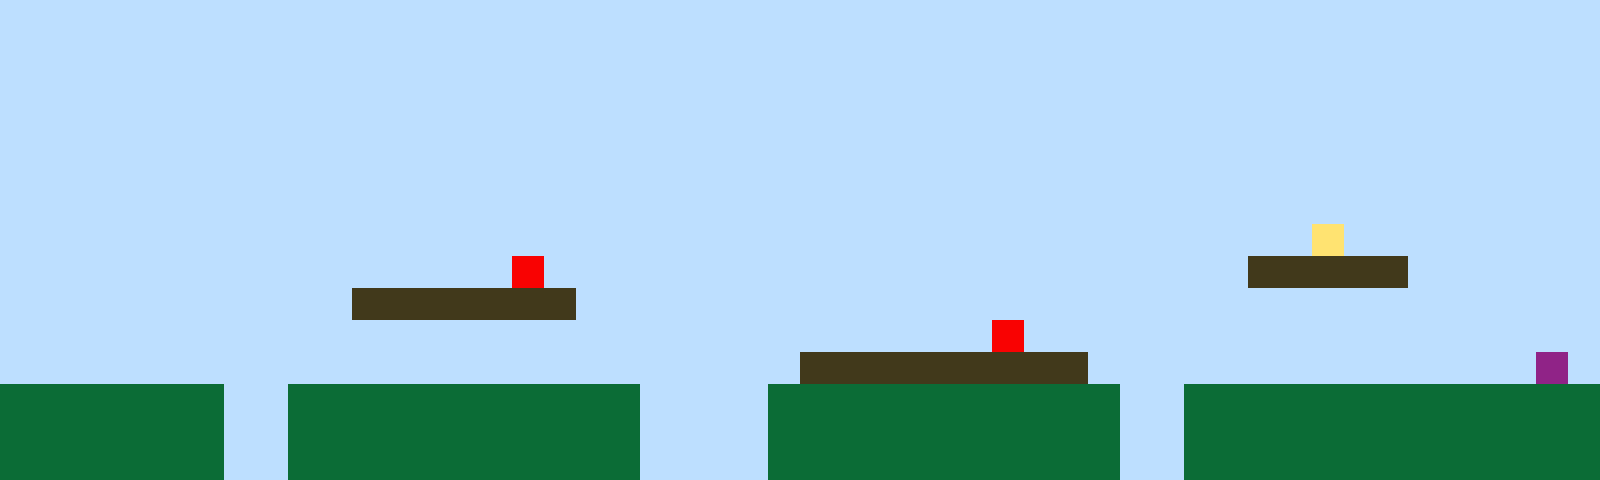

A 2D game scene composited from a Tiled map and its tileset images. What follows is a short description and the map's XML, with every tile layer's data as written:
An orthogonal 50x15 tile map with 32x32 px tiles, 1 tile layer (Tile Layer 1).

<map version="1.10" tiledversion="1.11.2" orientation="orthogonal" renderorder="right-up" width="50" height="15" tilewidth="32" tileheight="32" infinite="0" nextlayerid="2" nextobjectid="1"><editorsettings><export target="map1.csv" format="csv" /></editorsettings><tileset firstgid="1" name="sprites" tilewidth="32" tileheight="32" tilecount="6" columns="3"><image source="sprites.png" width="96" height="64" /></tileset><layer id="1" name="Tile Layer 1" width="50" height="15"><data encoding="csv">1,1,1,1,1,1,1,1,1,1,1,1,1,1,1,1,1,1,1,1,1,1,1,1,1,1,1,1,1,1,1,1,1,1,1,1,1,1,1,1,1,1,1,1,1,1,1,1,1,1,1,1,1,1,1,1,1,1,1,1,1,1,1,1,1,1,1,1,1,1,1,1,1,1,1,1,1,1,1,1,1,1,1,1,1,1,1,1,1,1,1,1,1,1,1,1,1,1,1,1,1,1,1,1,1,1,1,1,1,1,1,1,1,1,1,1,1,1,1,1,1,1,1,1,1,1,1,1,1,1,1,1,1,1,1,1,1,1,1,1,1,1,1,1,1,1,1,1,1,1,1,1,1,1,1,1,1,1,1,1,1,1,1,1,1,1,1,1,1,1,1,1,1,1,1,1,1,1,1,1,1,1,1,1,1,1,1,1,1,1,1,1,1,1,1,1,1,1,1,1,1,1,1,1,1,1,1,1,1,1,1,1,1,1,1,1,1,1,1,1,1,1,1,1,1,1,1,1,1,1,1,1,1,1,1,1,1,1,1,1,1,1,1,1,1,1,1,1,1,1,1,1,1,1,1,1,1,1,1,1,1,1,1,1,1,1,1,1,1,1,1,1,1,1,1,1,1,1,1,1,1,1,1,1,1,1,1,1,1,1,1,1,1,1,1,1,1,1,1,1,1,1,1,1,1,1,1,1,1,1,1,1,1,1,1,1,1,1,1,1,1,1,1,1,1,1,1,1,1,1,1,1,1,1,1,1,1,1,1,1,1,1,1,1,1,1,1,1,1,1,1,1,1,1,1,1,1,1,1,1,1,1,1,1,1,1,1,1,1,1,1,1,1,1,1,1,1,1,1,1,1,1,1,1,1,1,1,1,1,1,1,4,1,1,1,1,1,1,1,1,1,1,1,1,1,1,1,1,1,1,1,1,1,1,1,1,5,1,1,1,1,1,1,1,1,1,1,1,1,1,1,1,1,1,1,1,1,1,1,3,3,3,3,3,1,1,1,1,1,1,1,1,1,1,1,1,1,1,1,1,1,3,3,3,3,3,3,3,1,1,1,1,1,1,1,1,1,1,1,1,1,1,1,1,1,1,1,1,1,1,1,1,1,1,1,1,1,1,1,1,1,1,1,1,1,1,1,1,1,1,1,1,1,1,1,1,1,1,1,1,1,1,1,1,1,1,1,1,1,1,1,5,1,1,1,1,1,1,1,1,1,1,1,1,1,1,1,1,1,1,1,1,1,1,1,1,1,1,1,1,1,1,1,1,1,1,1,1,1,1,1,1,1,1,1,3,3,3,3,3,3,3,3,3,1,1,1,1,1,1,1,1,1,1,1,1,1,1,6,1,2,2,2,2,2,2,2,1,1,2,2,2,2,2,2,2,2,2,2,2,1,1,1,1,2,2,2,2,2,2,2,2,2,2,2,1,1,2,2,2,2,2,2,2,2,2,2,2,2,2,2,2,2,2,2,2,2,1,1,2,2,2,2,2,2,2,2,2,2,2,1,1,1,1,2,2,2,2,2,2,2,2,2,2,2,1,1,2,2,2,2,2,2,2,2,2,2,2,2,2,2,2,2,2,2,2,2,1,1,2,2,2,2,2,2,2,2,2,2,2,1,1,1,1,2,2,2,2,2,2,2,2,2,2,2,1,1,2,2,2,2,2,2,2,2,2,2,2,2,2</data></layer></map>
